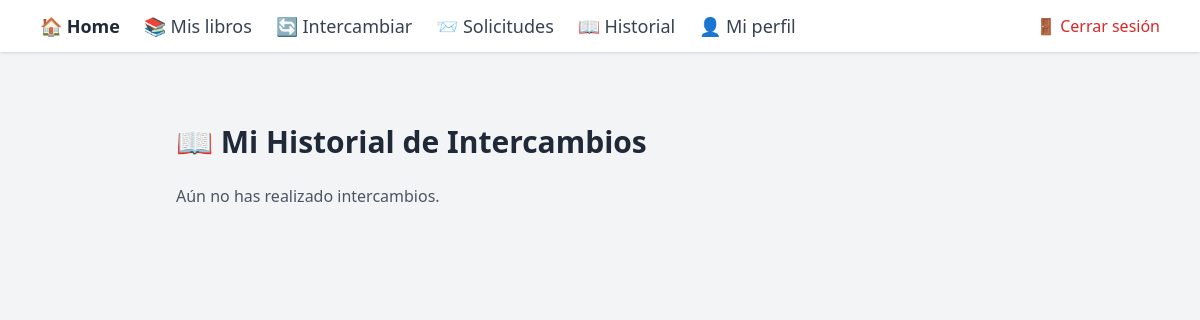
/books/historial/ (signed in), run on an earlier commit of the app's database.
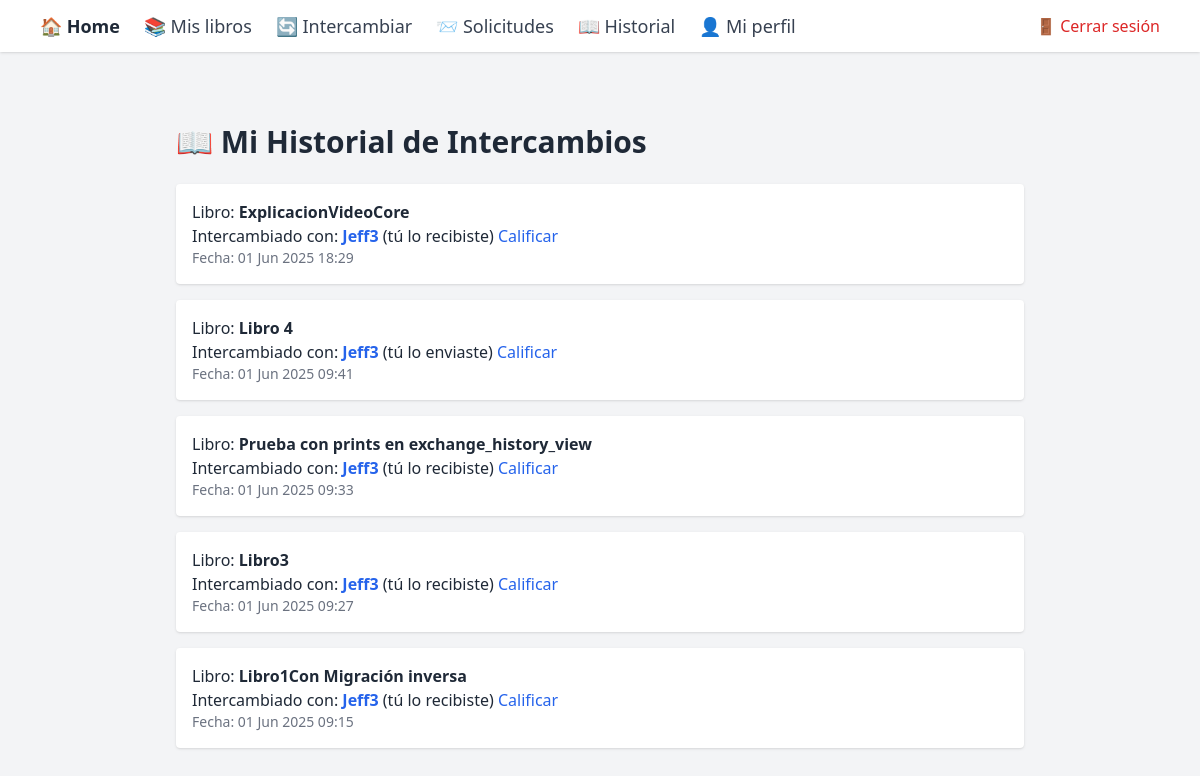
And on a later commit of the database.
### books/models.py (models this page shows, shortened)
class ExchangeHistory(models.Model):
    book = models.ForeignKey(Book, on_delete=models.CASCADE)
    sender = models.ForeignKey(CustomUser, on_delete=models.CASCADE, related_name='exchanges_sent')
    receiver = models.ForeignKey(CustomUser, on_delete=models.CASCADE, related_name='exchanges_received')
    exchanged_on = models.DateTimeField(auto_now_add=True)

class Book(models.Model):
    owner = models.ForeignKey(CustomUser, on_delete=models.CASCADE, verbose_name="Propietario")
    title = models.CharField(max_length=255, verbose_name="Título")
    author = models.CharField(max_length=255, verbose_name="Autor")
    genre = models.CharField(max_length=100, verbose_name="Género")
    condition = models.CharField(max_length=100, verbose_name="Condición")
    location = models.CharField(max_length=255, verbose_name="Ubicación")
    created_at = models.DateTimeField(auto_now_add=True, verbose_name="Fecha de creación")
    available = models.BooleanField(default=True, verbose_name="Disponible")

### users/models.py (models this page shows)
class CustomUser(AbstractUser):
    email = models.EmailField(unique=True)
    cedula = models.CharField(max_length=10, unique=True, validators=[validate_ec_cedula])
    phone = models.CharField(max_length=15)
    country = models.CharField(default='Ecuador', max_length=50)
    PROVINCIAS = [
        ("Azuay", "Azuay"),
        ("Bolívar", "Bolívar"),
        ("Cañar", "Cañar"),
        ("Carchi", "Carchi"),
        ("Chimborazo", "Chimborazo"),
        ("Cotopaxi", "Cotopaxi"),
        ("El Oro", "El Oro"),
        ("Esmeraldas", "Esmeraldas"),
        ("Galápagos", "Galápagos"),
        ("Guayas", "Guayas"),
        ("Imbabura", "Imbabura"),
        ("Loja", "Loja"),
        ("Los Ríos", "Los Ríos"),
        ("Manabí", "Manabí"),
        ("Morona Santiago", "Morona Santiago"),
        ("Napo", "Napo"),
        ("Orellana", "Orellana"),
        ("Pastaza", "Pastaza"),
        ("Pichincha", "Pichincha"),
        ("Santa Elena", "Santa Elena"),
        ("Santo Domingo", "Santo Domingo"),
        ("Sucumbíos", "Sucumbíos"),
        ("Tungurahua", "Tungurahua"),
        ("Zamora Chinchipe", "Zamora Chinchipe"),
    ]
    province = models.CharField(max_length=50, choices=PROVINCIAS)
    city = models.CharField(max_length=50)

### books/views.py (the view)
# urls.py: path('historial/', exchange_history_view, name='exchange_history'),
@login_required
def exchange_history_view(request):
    user = request.user
    history = ExchangeHistory.objects.filter(
        Q(sender=user) | Q(receiver=user)
    ).order_by('-exchanged_on')
    rated_exchanges = set()
    try:
        response = requests.get(f"http://localhost:8001/ratings/by-rater/{user.id}")
        if response.status_code == 200:
            rated_data = response.json()
            for rating in rated_data:
                rated_exchanges.add(rating["exchange_id"])
    except Exception as e:
        print("❌ Error al obtener calificaciones hechas por el usuario:", e)
    print("🧪 Intercambios en historial:", [r.id for r in history])
    print("🧪 Ya calificados según FastAPI:", rated_exchanges)
    for record in history:
        record.can_rate = record.id not in rated_exchanges
    return render(request, 'books/exchange_history.html', {'history': history})

### templates/books/exchange_history.html (shortened to what this page needs)
{% extends 'products/base.html' %}
{% block content %}
<div class="max-w-4xl mx-auto py-10 px-6">
    <h1 class="text-3xl font-bold text-gray-800 mb-6">📖 Mi Historial de Intercambios</h1>
    {% if history %}
        <ul class="space-y-4">
            {% for record in history %}
                <li class="bg-white p-4 rounded shadow">
                    <p class="text-gray-800">
                        Libro: <strong>{{ record.book.title }}</strong><br>
                        Intercambiado con:
                        {% if record.sender == user %}
                            <a href="{% url 'ver_perfil' record.receiver.id %}" class="text-blue-600 hover:underline">
                                <strong>{{ record.receiver }}</strong>
                            </a> (tú lo enviaste)
                        {% else %}
                            <a href="{% url 'ver_perfil' record.sender.id %}" class="text-blue-600 hover:underline">
                                <strong>{{ record.sender }}</strong>
                            </a> (tú lo recibiste)
                        {% endif %}
                        {% if record.can_rate %}
                            <a href="{% url 'rate_exchange' record.id %}" class="text-blue-600 hover:underline">Calificar</a>
                        {% else %}
                            <p class="text-green-600">✅ Ya calificaste este intercambio</p>
                        {% endif %}
                    </p>
                    <p class="text-gray-500 text-sm">
                        Fecha: {{ record.exchanged_on|date:"d M Y H:i" }}
                    </p>
                </li>
            {% endfor %}
        </ul>
    {% else %}
        <p class="text-gray-600">Aún no has realizado intercambios.</p>
    {% endif %}
</div>
{% endblock %}

What changed in the data, as far as the page shows it:
added ExchangeHistory: book "ExplicacionVideoCore", sender "Jeff3", shows "Calificar", exchanged_on "01 Jun 2025 18:29"
added ExchangeHistory: book "Libro 4", receiver "Jeff3", shows "Calificar", exchanged_on "01 Jun 2025 09:41"
added ExchangeHistory: book "Prueba con prints en exchange_history_view", sender "Jeff3", shows "Calificar", exchanged_on "01 Jun 2025 09:33"
added ExchangeHistory: book "Libro3", sender "Jeff3", shows "Calificar", exchanged_on "01 Jun 2025 09:27"
added ExchangeHistory: book "Libro1Con Migración inversa", sender "Jeff3", shows "Calificar", exchanged_on "01 Jun 2025 09:15"
Also different on the page:
text no longer shown: "Aún no has realizado intercambios."
